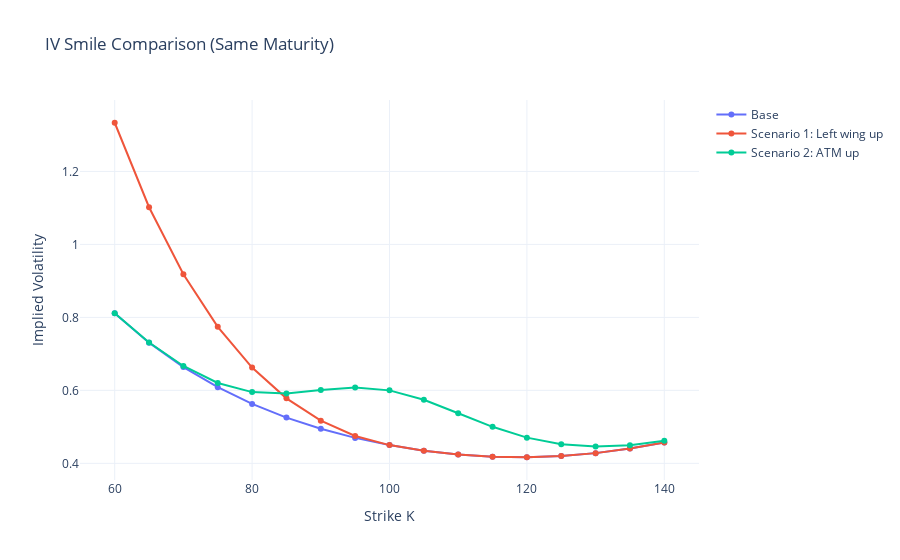
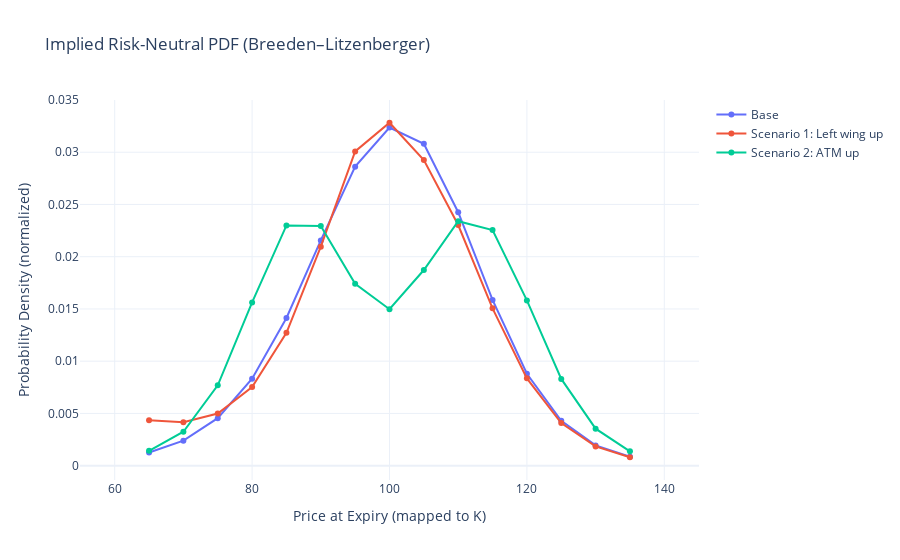

Notebook cell for these charts, in order:
### Code cell
import numpy as np
import math
import plotly.graph_objects as go

# =============================
# 0) Synthetic underlier setup
# =============================
S0 = 100.0
r = 0.0
T = 30 / 365        # 1 month
F = S0 * math.exp(r * T)

K = np.arange(60, 141, 5).astype(float)
x = np.log(K / F)

# =============================
# 1) Black–Scholes helpers
# =============================
def norm_cdf(z):
    return 0.5 * (1.0 + math.erf(z / math.sqrt(2.0)))

def bs_call_price(S, K, r, T, sigma):
    if T <= 0 or sigma <= 0:
        return max(S - K, 0.0)
    d1 = (math.log(S / K) + (r + 0.5 * sigma**2) * T) / (sigma * math.sqrt(T))
    d2 = d1 - sigma * math.sqrt(T)
    return S * norm_cdf(d1) - K * math.exp(-r * T) * norm_cdf(d2)

# ==========================================
# 2) Breeden–Litzenberger implied PDF
# ==========================================
def bl_pdf_from_iv(iv):
    call_mid = np.array([
        bs_call_price(S0, k, r, T, s)
        for k, s in zip(K, iv)
    ])

    dK = K[1] - K[0]
    C2 = np.full_like(call_mid, np.nan)
    C2[1:-1] = (call_mid[2:] - 2 * call_mid[1:-1] + call_mid[:-2]) / dK**2

    pdf_raw = np.full_like(call_mid, np.nan)
    pdf_raw[1:-1] = math.exp(r * T) * C2[1:-1]

    # Clip numerical noise
    pdf = np.maximum(pdf_raw, 0.0)

    # Normalize
    mass = np.nansum(pdf) * dK
    pdf_norm = pdf / mass if mass > 0 else pdf

    return pdf_norm

# ==========================================
# 3) Base IV surface
# ==========================================
base = 0.45
skew = -0.35
smile = 0.70
right_wing = 1.20

iv_base = (
    base
    + skew * x
    + smile * x**2
    + right_wing * np.maximum(x, 0)**3
)
iv_base = np.clip(iv_base, 0.10, 3.00)

# ==========================================
# 4) Scenario 1: left wing up
# ==========================================
left_wing_boost = 2.0
iv_left = iv_base + left_wing_boost * np.maximum(-x, 0)**2
iv_left = np.clip(iv_left, 0.10, 3.00)

# ==========================================
# 5) Scenario 2: ATM up
# ==========================================
atm_bump = 0.15
width = 0.18
iv_atm = iv_base + atm_bump * np.exp(-(x / width)**2)
iv_atm = np.clip(iv_atm, 0.10, 3.00)

# ==========================================
# 6) PDFs
# ==========================================
pdf_base = bl_pdf_from_iv(iv_base)
pdf_left = bl_pdf_from_iv(iv_left)
pdf_atm  = bl_pdf_from_iv(iv_atm)

# ==========================================
# 7) Plotly: IV Smile comparison
# ==========================================
fig_iv = go.Figure()

fig_iv.add_trace(go.Scatter(
    x=K, y=iv_base,
    mode="lines+markers",
    name="Base"
))

fig_iv.add_trace(go.Scatter(
    x=K, y=iv_left,
    mode="lines+markers",
    name="Scenario 1: Left wing up"
))

fig_iv.add_trace(go.Scatter(
    x=K, y=iv_atm,
    mode="lines+markers",
    name="Scenario 2: ATM up"
))

fig_iv.update_layout(
    title="IV Smile Comparison (Same Maturity)",
    xaxis_title="Strike K",
    yaxis_title="Implied Volatility",
    template="plotly_white"
)

fig_iv.show()

# ==========================================
# 8) Plotly: BL implied PDF comparison
# ==========================================
fig_pdf = go.Figure()

fig_pdf.add_trace(go.Scatter(
    x=K, y=pdf_base,
    mode="lines+markers",
    name="Base"
))

fig_pdf.add_trace(go.Scatter(
    x=K, y=pdf_left,
    mode="lines+markers",
    name="Scenario 1: Left wing up"
))

fig_pdf.add_trace(go.Scatter(
    x=K, y=pdf_atm,
    mode="lines+markers",
    name="Scenario 2: ATM up"
))

fig_pdf.update_layout(
    title="Implied Risk-Neutral PDF (Breeden–Litzenberger)",
    xaxis_title="Price at Expiry (mapped to K)",
    yaxis_title="Probability Density (normalized)",
    template="plotly_white"
)

fig_pdf.show()

### Figure 1 — Plotly figure (JSON) as saved in the notebook; plotly's stock layout.template omitted (floating-point values rounded to 4 significant figures)
{"data": [{"mode": "lines+markers", "name": "Base", "type": "scatter", "x": [60.0, 65.0, 70.0, 75.0, 80.0, 85.0, 90.0, 95.0, 100.0, 105.0, 110.0, 115.0, 120.0, 125.0, 130.0, 135.0, 140.0], "y": [0.8114, 0.7307, 0.6639, 0.6086, 0.563, 0.5254, 0.4946, 0.4698, 0.45, 0.4347, 0.424, 0.418, 0.4167, 0.4201, 0.428, 0.4404, 0.4572]}, {"mode": "lines+markers", "name": "Scenario 1: Left wing up", "type": "scatter", "x": [60.0, 65.0, 70.0, 75.0, 80.0, 85.0, 90.0, 95.0, 100.0, 105.0, 110.0, 115.0, 120.0, 125.0, 130.0, 135.0, 140.0], "y": [1.333, 1.102, 0.9183, 0.7741, 0.6625, 0.5782, 0.5168, 0.4751, 0.45, 0.4347, 0.424, 0.418, 0.4167, 0.4201, 0.428, 0.4404, 0.4572]}, {"mode": "lines+markers", "name": "Scenario 2: ATM up", "type": "scatter", "x": [60.0, 65.0, 70.0, 75.0, 80.0, 85.0, 90.0, 95.0, 100.0, 105.0, 110.0, 115.0, 120.0, 125.0, 130.0, 135.0, 140.0], "y": [0.8115, 0.7312, 0.6668, 0.6203, 0.5952, 0.5918, 0.6011, 0.6081, 0.6, 0.5741, 0.5374, 0.5001, 0.4705, 0.4523, 0.446, 0.4497, 0.4618]}], "layout": {"title": {"text": "IV Smile Comparison (Same Maturity)"}, "xaxis": {"title": {"text": "Strike K"}}, "yaxis": {"title": {"text": "Implied Volatility"}}}}

### Figure 2 — Plotly figure (JSON) as saved in the notebook; plotly's stock layout.template omitted (floating-point values rounded to 4 significant figures)
{"data": [{"mode": "lines+markers", "name": "Base", "type": "scatter", "x": [60.0, 65.0, 70.0, 75.0, 80.0, 85.0, 90.0, 95.0, 100.0, 105.0, 110.0, 115.0, 120.0, 125.0, 130.0, 135.0, 140.0], "y": [NaN, 0.001258, 0.002393, 0.004547, 0.008318, 0.01414, 0.02156, 0.02862, 0.03236, 0.0308, 0.02426, 0.01586, 0.008799, 0.004301, 0.00194, 0.0008481, NaN]}, {"mode": "lines+markers", "name": "Scenario 1: Left wing up", "type": "scatter", "x": [60.0, 65.0, 70.0, 75.0, 80.0, 85.0, 90.0, 95.0, 100.0, 105.0, 110.0, 115.0, 120.0, 125.0, 130.0, 135.0, 140.0], "y": [NaN, 0.004349, 0.004149, 0.004985, 0.007523, 0.01272, 0.02096, 0.03007, 0.03282, 0.02924, 0.02303, 0.01506, 0.008355, 0.004084, 0.001842, 0.0008052, NaN]}, {"mode": "lines+markers", "name": "Scenario 2: ATM up", "type": "scatter", "x": [60.0, 65.0, 70.0, 75.0, 80.0, 85.0, 90.0, 95.0, 100.0, 105.0, 110.0, 115.0, 120.0, 125.0, 130.0, 135.0, 140.0], "y": [NaN, 0.001416, 0.003248, 0.007688, 0.01562, 0.023, 0.02294, 0.01741, 0.01498, 0.01872, 0.0234, 0.02255, 0.01582, 0.008301, 0.003541, 0.001369, NaN]}], "layout": {"title": {"text": "Implied Risk-Neutral PDF (Breeden–Litzenberger)"}, "xaxis": {"title": {"text": "Price at Expiry (mapped to K)"}}, "yaxis": {"title": {"text": "Probability Density (normalized)"}}}}
